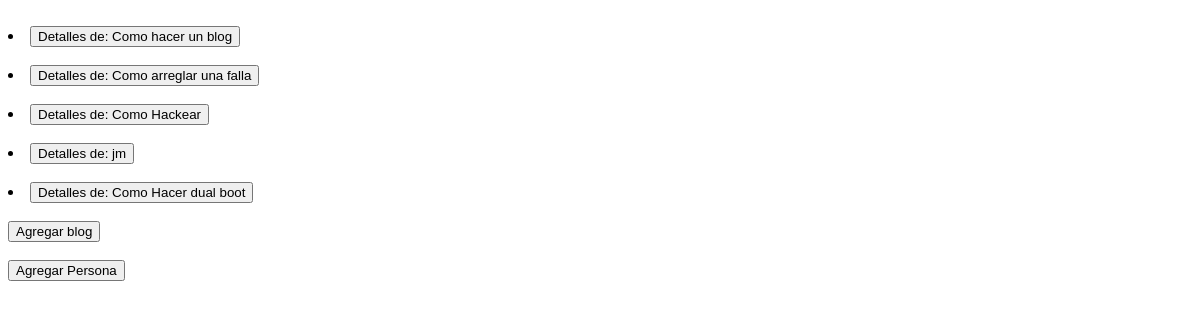
/blog/lista, run on an earlier commit of the app's database.
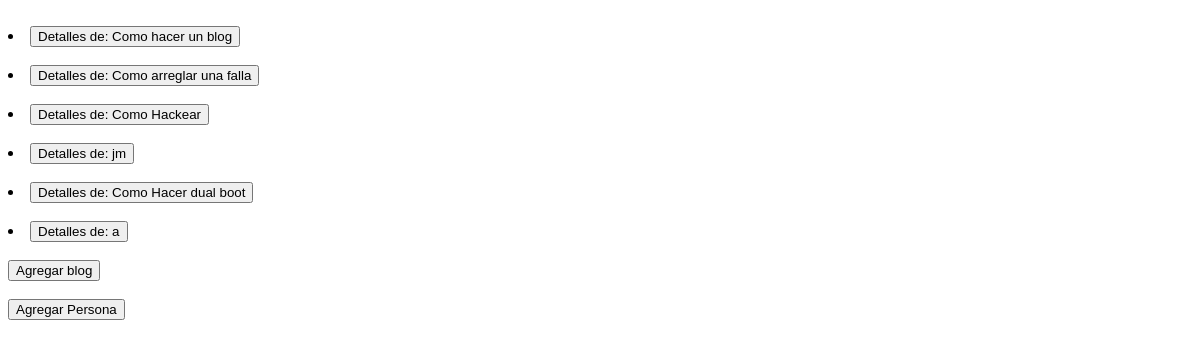
And on a later commit of the database.
### blog_web/models.py (models this page shows, shortened)
class Posteo(models.Model):
    autor = models.TextField(max_length=100)
    titulo = models.TextField(max_length=100)
    categoria = models.TextField(max_length=100)
    post = models.TextField(max_length=1000)
    fecha_posteo = models.DateTimeField(auto_now_add=True)

### blog_web/views.py (the view)
# urls.py: path("lista", views.Bloglist.as_view(), name="blog_list"),
class Bloglist(ListView):
    model = Posteo
    template_name = "blog_web/blogList.html"

### blog_web/templates/blog_web/blogList.html (shortened to what this page needs)
{% load bootstrap5 %}
{% if object_list %}
{% for blog in object_list %}
    <li>
    {% block content %}
        <a href="{% url 'blog_detail' blog.id %}"><button type="button" class="btn btn-primary">Detalles de: {{blog.titulo}}</button></a>
        {% endblock %}
    </li>
    {% endfor %}
    <a href="{% url 'blog_crear'%}"><button type="button" class="btn btn-primary">Agregar blog</button></a>
    <a href="{% url 'persona_crear'%}"><button type="button" class="btn btn-primary">Agregar Persona</button></a>
  {% else %}
  <h1> No hay blogs</h1>
  {% endif %}

What changed in the data, as far as the page shows it:
added Posteo: titulo "a"
